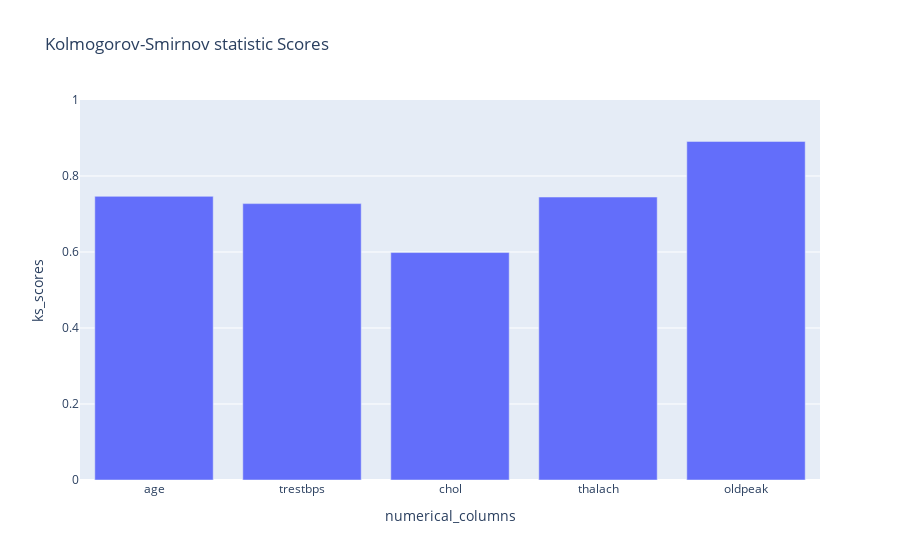

Source (notebook cell):
### Code cell
ks_figure

### Figure 1 — Plotly figure (JSON) as saved in the notebook; plotly's stock layout.template omitted (floating-point values rounded to 4 significant figures)
{"data": [{"alignmentgroup": "True", "hovertemplate": "numerical_columns=%{x}<br>ks_scores=%{y}<extra></extra>", "legendgroup": "", "marker": {"color": "#636efa", "pattern": {"shape": ""}}, "name": "", "offsetgroup": "", "orientation": "v", "showlegend": false, "textposition": "inside", "type": "bar", "x": ["age", "trestbps", "chol", "thalach", "oldpeak"], "xaxis": "x", "y": [0.7464, 0.7273, 0.5985, 0.7446, 0.891], "yaxis": "y"}], "layout": {"barmode": "relative", "legend": {"tracegroupgap": 0}, "title": {"text": "Kolmogorov-Smirnov statistic Scores"}, "xaxis": {"anchor": "y", "domain": [0, 1], "title": {"text": "numerical_columns"}}, "yaxis": {"anchor": "x", "domain": [0, 1], "range": [0, 1], "title": {"text": "ks_scores"}}}}
